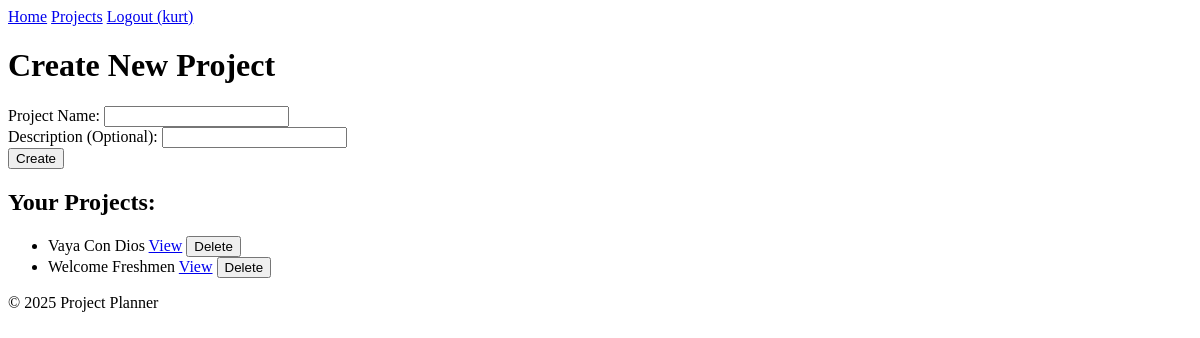
Page /projects (signed in) on the earlier database version.
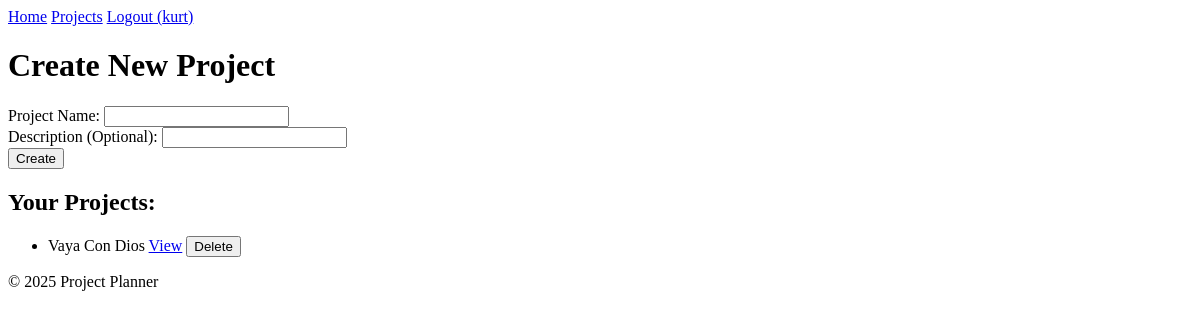
Same page on the later database version.
### app/models.py (models this page shows, shortened)
class Project(db.Model):
    id = db.Column(db.Integer, primary_key=True)
    name = db.Column(db.String(120), nullable=False)
    description = db.Column(db.Text, nullable=True)  # Optional: for project details
    user_id = db.Column(db.Integer, db.ForeignKey('user.id'), nullable=False)
    tasks = db.relationship('Task', backref='project', lazy=True, cascade="all, delete-orphan")

### app/routes.py (the view, shortened to what this page needs)
@bp.route('/projects', methods=['GET', 'POST'])
@login_required
def projects():
    user_projects = Project.query.filter_by(user=current_user).order_by(Project.name).all()
    return render_template('projects.html', projects=user_projects)

### app/templates/projects.html (shortened to what this page needs)
<!DOCTYPE html>
<html lang="en">
<head>
    <link rel="stylesheet" href="{{ url_for('static', filename='style.css') }}">
</head>
<body>
    <header>
        <nav>
            <a href="{{ url_for('main.index') }}">Home</a>
            <a href="{{ url_for('main.projects') }}">Projects</a>
            {% if current_user.is_authenticated %}
                <a href="{{ url_for('main.logout') }}">Logout ({{ current_user.username }})</a>
            {% else %}
                <a href="{{ url_for('main.register') }}">Register</a>
                <a href="{{ url_for('main.login') }}">Login</a>
            {% endif %}
        </nav>
    </header>
    <h1>Create New Project</h1>
    <form method="POST" action="{{ url_for('main.projects') }}">
        <div>
            <label for="project_name">Project Name:</label>
            <input type="text" id="project_name" name="project_name" required>
        </div>
        <div>
            <label for="description">Description (Optional):</label>
            <input type="text" id="description" name="description">
        </div>
        <button type="submit">Create</button>
    </form>
    <h2>Your Projects:</h2>
    <ul id="project-list">
        {% if projects %}
        {% for project in projects %}
            <li id="project-{{ project.id }}">
                {{ project.name }}
                <a href="{{ url_for('main.view_project', project_id=project.id) }}">View</a>
                <form action="{{ url_for('main.delete_project', project_id=project.id) }}" method="POST" style="display:inline;" onsubmit="return confirm('Are you sure you want to delete this project and all its tasks?');">
                    <button type="submit">Delete</button>
                </form>
            </li>
        {% endfor %}
        {% else %}
            <li>No projects yet. Add one above!</li>
        {% endif %}
    </ul>
    <footer>
        <p>© 2025 Project Planner</p>
    </footer>
</body>
</html>

Differences in the rows shown:
removed Project: name "Welcome Freshmen"
